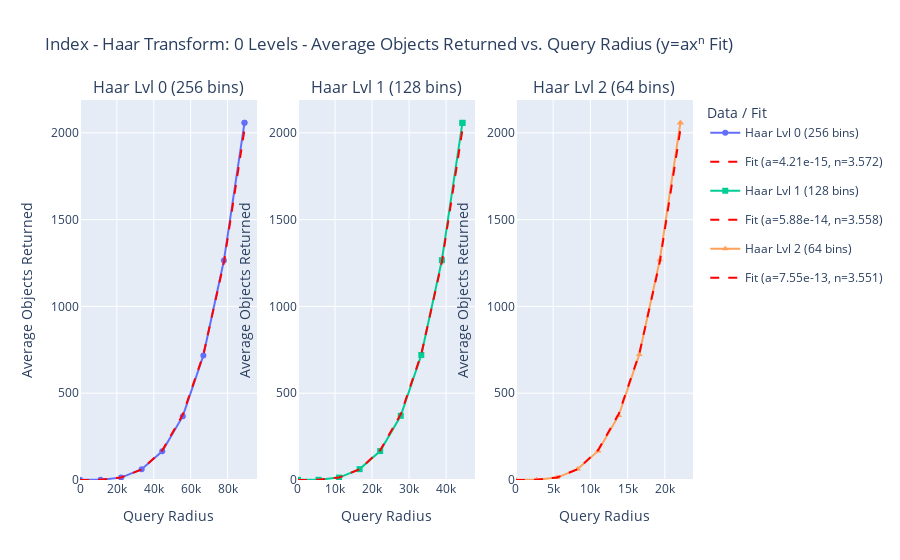

This figure's notebook cell:
### Code cell
# Block to ensure the DataFrame df exists and has the necessary columns
try:
    if 'df' not in locals() or not isinstance(df, pd.DataFrame): # Check if df exists
        print("DataFrame 'df' not found or invalid. Creating from 'all_data'...")
        flat_data_list = []
        for tree_key, tree_content in all_data.items():
            if not isinstance(tree_content, dict): continue
            for data_key, data_content in tree_content.items():
                if not isinstance(data_content, dict): continue
                for radius_key, metrics in data_content.items():
                    if not isinstance(metrics, dict): continue
                    record = metrics.copy()
                    record['tree'] = tree_key
                    record['data'] = data_key
                    if 'radius' not in record:
                        try:
                            record['radius'] = int(radius_key.split('-')[-1])
                        except (ValueError, IndexError):
                            record['radius'] = -1
                    flat_data_list.append(record)

        if not flat_data_list:
             raise ValueError("No valid data found in 'all_data' to create DataFrame.")

        df = pd.DataFrame(flat_data_list)
        numeric_cols = ['avg_time', 'disk_access', 'avg_dist_calc', 'avg_obj_result', 'radius']
        for col in numeric_cols:
            if col in df.columns:
                df[col] = pd.to_numeric(df[col], errors='coerce')
            else:
                 print(f"Warning: Column '{col}' not found in source data.")

        # Ensure 'radius' and 'avg_obj_result' are not null for this plot type
        required_cols = ['radius', 'avg_obj_result', 'tree', 'data']
        if not all(col in df.columns for col in required_cols):
             raise ValueError(f"DataFrame missing one or more required columns: {required_cols}")

        df.dropna(subset=['radius', 'avg_obj_result'], inplace=True) # Check for avg_obj_result
        df = df[df['radius'] >= 0].copy()
        print("DataFrame 'df' created/regenerated successfully.")
    else:
        print("DataFrame 'df' already exists. Skipping creation.")

except Exception as e:
    print(f"Error processing data to create DataFrame: {e}")
    df = pd.DataFrame() # Create empty df to prevent later errors
# --- End of Loading and Preparation Block ---


# --- Mappings (English) ---
tree_title_map = {
    "tree-0": "Index - Haar Transform: 0 Levels",
    "tree-1": "Index - Haar Transform: 1 Level",
    "tree-2": "Index - Haar Transform: 2 Levels",
    # Add more if needed, but script filters for 0, 1, 2
}

data_label_map = {
    "data-0": "Haar Lvl 0 (256 bins)",
    "data-1": "Haar Lvl 1 (128 bins)",
    "data-2": "Haar Lvl 2 (64 bins)",
    "data-3": "Haar Lvl 3 (32 bins)",
    "data-4": "Haar Lvl 4 (16 bins)",
    "data-5": "Haar Lvl 5 (8 bins)",
    "data-6": "Haar Lvl 6 (4 bins)",
    "data-7": "Haar Lvl 7 (2 bins)",
    # Add more mappings if your data has more data-X keys
}

# --- Plot Generation: Average Objects Returned vs. Radius with y=ax^n Fit ---
target_tree = 'tree-0'
target_data_keys = ['data-0', 'data-1', 'data-2'] # Data keys for subplots

# Define marker symbols for different data traces
marker_symbols = ['circle', 'square', 'triangle-up', 'cross', 'diamond', 'star']

# Get the mapped title for the target tree
tree_title = tree_title_map.get(target_tree, target_tree)

print(f"\nGenerating side-by-side plots for {tree_title} with y=ax^n fit...")

# 1. Check if DataFrame is valid and required column exists
if df.empty:
    print("Error: DataFrame 'df' is empty. Cannot generate plots.")
elif 'avg_obj_result' not in df.columns:
     print("Error: Column 'avg_obj_result' not found in the DataFrame.")
else:
    # Filter the DataFrame for the target tree
    df_tree_filtered = df[df['tree'] == target_tree].copy()

    # 2. Pre-processing: Identify data keys with sufficient data for fitting
    plots_to_make = []
    valid_data_keys = [] # Original keys
    subplot_titles = []  # Mapped labels
    fit_params = {}      # Dictionary to store parameters (a, n) for each fit

    for data_key in target_data_keys:
        df_plot = df_tree_filtered[df_tree_filtered['data'] == data_key].copy()
        # Filter points for log-log fit: radius > 0 and avg_obj_result > 0
        # Use a small epsilon to avoid log(0) issues
        epsilon = 1e-9
        df_fit_data = df_plot[(df_plot['radius'] >= epsilon) & (df_plot['avg_obj_result'] > epsilon)].copy()

        if len(df_fit_data) >= 2: # Need at least 2 points for regression
            df_plot.sort_values(by='radius', inplace=True) # Sort original data for plotting
            plots_to_make.append(df_plot)
            valid_data_keys.append(data_key)
            subplot_titles.append(data_label_map.get(data_key, data_key)) # Add mapped title

            # Calculate 'n' and 'a' for this data_key using log-log regression
            try:
                log_x = np.log(df_fit_data['radius'])
                log_y = np.log(df_fit_data['avg_obj_result'])
                # Fit a polynomial of degree 1 (linear fit in log-log space)
                coefficients = np.polyfit(log_x, log_y, 1)
                n = coefficients[0] # Slope in log-log is the exponent n
                a = np.exp(coefficients[1]) # Intercept in log-log is log(a)
                fit_params[data_key] = {'n': n, 'a': a} # Store parameters
                print(f"Fit for '{data_label_map.get(data_key, data_key)}': n = {n:.4f}, a = {a:.4e}")
            except Exception as e:
                print(f"Error calculating fit for '{data_label_map.get(data_key, data_key)}': {e}")
                fit_params[data_key] = None # Mark fit as failed
        elif not df_plot.empty:
             # Data exists but not enough points for fitting (e.g., only radius=0)
             print(f"Warning: Insufficient data for curve fitting in '{data_label_map.get(data_key, data_key)}'. Plotting data only.")
             df_plot.sort_values(by='radius', inplace=True)
             plots_to_make.append(df_plot)
             valid_data_keys.append(data_key)
             subplot_titles.append(data_label_map.get(data_key, data_key))
             fit_params[data_key] = None # No fit performed

    # 3. Check if there are plots to be made
    num_plots = len(plots_to_make)
    if num_plots == 0:
        print(f"Warning: No valid data found for plotting in {tree_title}.")
    else:
        # 4. Create the figure with subplots using mapped titles
        fig = make_subplots(rows=1, cols=num_plots,
                            subplot_titles=subplot_titles)

        # 5. Add traces (data and fitted curve) for each subplot
        for i, df_plot in enumerate(plots_to_make):
            col_num = i + 1
            original_data_key = valid_data_keys[i]
            mapped_data_label = subplot_titles[i]
            marker_symbol = marker_symbols[i % len(marker_symbols)] # Select marker

            # 5.1 Add trace for the original data with unique marker
            fig.add_trace(
                go.Scatter(
                    x=df_plot['radius'],
                    y=df_plot['avg_obj_result'],
                    mode='lines+markers',
                    name=mapped_data_label, # Use mapped label for legend
                    marker=dict(size=6, symbol=marker_symbol), # Apply unique marker
                    legendgroup=f'data_{i}', # Group legend items if needed
                    hovertemplate=( # Custom hover text for data
                        f'<b>{mapped_data_label}</b><br>' +
                        'Radius: %{x}<br>' +
                        'Avg Objects: %{y:.3f}<extra></extra>'
                    )
                ),
                row=1, col=col_num
            )

            # 5.2 Add trace for the fitted curve (if fit was successful)
            params = fit_params.get(original_data_key)
            if params:
                n = params['n']
                a = params['a']

                # Calculate y = a * x^n using the radius values from the plot data
                x_fit = df_plot['radius'].copy()
                # Use the same epsilon for calculation to avoid issues at x=0
                mask = (x_fit >= epsilon) | (n >= 0) # Calculate where x>0 or if n>=0
                y_fit = np.full(x_fit.shape, np.nan) # Initialize with NaN

                # Calculate fit safely, avoiding warnings for 0**negative_n
                with np.errstate(divide='ignore', invalid='ignore'):
                    y_fit[mask] = a * (x_fit[mask] ** n)
                    # Handle x=0 case explicitly if n > 0 (y should be 0)
                    if 0 in x_fit.values and n > 0:
                         zero_mask = (x_fit == 0)
                         y_fit[zero_mask] = 0


                # Add the fitted curve trace
                fig.add_trace(
                    go.Scatter(
                        x=x_fit,
                        y=y_fit,
                        mode='lines',
                        name=f'Fit (a={a:.2e}, n={n:.3f})', # Include params in name
                        line=dict(dash='dash', color='red'), # Style for fit line
                        legendgroup=f'fit_{i}', # Different group from data
                        hovertemplate=( # Custom hover text for fit
                            f'<b>Fit: {mapped_data_label}</b><br>' +
                            'Radius (x): %{x}<br>' +
                            'Fit (axⁿ): %{y:.3f}<br>'+
                            f'a = {a:.2e}, n = {n:.3f}<extra></extra>'
                        )
                    ),
                    row=1, col=col_num
                )

        # 6. Update overall figure layout and axes
        fig.update_layout(
            title_text=f'{tree_title} - Average Objects Returned vs. Query Radius (y=axⁿ Fit)', # Mapped title
            showlegend=True,
            legend_title_text="Data / Fit" # English legend title
        )
        fig.update_xaxes(
            title_text='Query Radius', # English
            rangemode='tozero',
            row=1
        )
        fig.update_yaxes(
            title_text='Average Objects Returned', # English
            rangemode='tozero',
            row=1
        )

        # 7. Show the combined figure
        fig.show()

print("\nEnd of side-by-side plot generation with y=ax^n fit.")

### Figure 1 — Plotly figure (JSON) as saved in the notebook; plotly's stock layout.template omitted (floating-point values rounded to 4 significant figures)
{"data": [{"hovertemplate": "<b>Haar Lvl 0 (256 bins)</b><br>Radius: %{x}<br>Avg Objects: %{y:.3f}<extra></extra>", "legendgroup": "data_0", "marker": {"size": 6, "symbol": "circle"}, "mode": "lines+markers", "name": "Haar Lvl 0 (256 bins)", "type": "scatter", "x": [0, 11151, 22302, 33453, 44604, 55755, 66906, 78057, 89208, 89210], "xaxis": "x", "y": [1.006, 1.242, 13.7, 62.01, 165.4, 367.7, 717.4, 1264.0, 2058.0, 2058.0], "yaxis": "y"}, {"hovertemplate": "<b>Fit: Haar Lvl 0 (256 bins)</b><br>Radius (x): %{x}<br>Fit (axⁿ): %{y:.3f}<br>a = 4.21e-15, n = 3.572<extra></extra>", "legendgroup": "fit_0", "line": {"color": "red", "dash": "dash"}, "mode": "lines", "name": "Fit (a=4.21e-15, n=3.572)", "type": "scatter", "x": [0, 11151, 22302, 33453, 44604, 55755, 66906, 78057, 89208, 89210], "xaxis": "x", "y": [0.0, 1.201, 14.28, 60.78, 169.8, 376.8, 722.6, 1253.0, 2019.0, 2019.0], "yaxis": "y"}, {"hovertemplate": "<b>Haar Lvl 1 (128 bins)</b><br>Radius: %{x}<br>Avg Objects: %{y:.3f}<extra></extra>", "legendgroup": "data_1", "marker": {"size": 6, "symbol": "square"}, "mode": "lines+markers", "name": "Haar Lvl 1 (128 bins)", "type": "scatter", "x": [0, 5552, 11104, 16656, 22208, 27760, 33312, 38864, 44416, 44423], "xaxis": "x2", "y": [1.006, 1.278, 13.95, 62.68, 166.7, 370.1, 720.2, 1266.0, 2057.0, 2058.0], "yaxis": "y2"}, {"hovertemplate": "<b>Fit: Haar Lvl 1 (128 bins)</b><br>Radius (x): %{x}<br>Fit (axⁿ): %{y:.3f}<br>a = 5.88e-14, n = 3.558<extra></extra>", "legendgroup": "fit_1", "line": {"color": "red", "dash": "dash"}, "mode": "lines", "name": "Fit (a=5.88e-14, n=3.558)", "type": "scatter", "x": [0, 5552, 11104, 16656, 22208, 27760, 33312, 38864, 44416, 44423], "xaxis": "x2", "y": [0.0, 1.235, 14.55, 61.56, 171.3, 379.0, 725.0, 1255.0, 2018.0, 2019.0], "yaxis": "y2"}, {"hovertemplate": "<b>Haar Lvl 2 (64 bins)</b><br>Radius: %{x}<br>Avg Objects: %{y:.3f}<extra></extra>", "legendgroup": "data_2", "marker": {"size": 6, "symbol": "triangle-up"}, "mode": "lines+markers", "name": "Haar Lvl 2 (64 bins)", "type": "scatter", "x": [0, 2760, 5520, 8280, 11040, 13800, 16560, 19320, 22080, 22081], "xaxis": "x3", "y": [1.006, 1.296, 14.12, 62.99, 167.6, 371.9, 722.7, 1269.0, 2058.0, 2058.0], "yaxis": "y3"}, {"hovertemplate": "<b>Fit: Haar Lvl 2 (64 bins)</b><br>Radius (x): %{x}<br>Fit (axⁿ): %{y:.3f}<br>a = 7.55e-13, n = 3.551<extra></extra>", "legendgroup": "fit_2", "line": {"color": "red", "dash": "dash"}, "mode": "lines", "name": "Fit (a=7.55e-13, n=3.551)", "type": "scatter", "x": [0, 2760, 5520, 8280, 11040, 13800, 16560, 19320, 22080, 22081], "xaxis": "x3", "y": [0.0, 1.253, 14.69, 62.01, 172.3, 380.5, 727.1, 1257.0, 2020.0, 2020.0], "yaxis": "y3"}], "layout": {"annotations": [{"font": {"size": 16}, "showarrow": false, "text": "Haar Lvl 0 (256 bins)", "x": 0.1444, "xanchor": "center", "xref": "paper", "y": 1, "yanchor": "bottom", "yref": "paper"}, {"font": {"size": 16}, "showarrow": false, "text": "Haar Lvl 1 (128 bins)", "x": 0.5, "xanchor": "center", "xref": "paper", "y": 1, "yanchor": "bottom", "yref": "paper"}, {"font": {"size": 16}, "showarrow": false, "text": "Haar Lvl 2 (64 bins)", "x": 0.8556, "xanchor": "center", "xref": "paper", "y": 1, "yanchor": "bottom", "yref": "paper"}], "legend": {"title": {"text": "Data / Fit"}}, "showlegend": true, "title": {"text": "Index - Haar Transform: 0 Levels - Average Objects Returned vs. Query Radius (y=axⁿ Fit)"}, "xaxis": {"anchor": "y", "domain": [0, 0.2889], "rangemode": "tozero", "title": {"text": "Query Radius"}}, "xaxis2": {"anchor": "y2", "domain": [0.3556, 0.6444], "rangemode": "tozero", "title": {"text": "Query Radius"}}, "xaxis3": {"anchor": "y3", "domain": [0.7111, 1], "rangemode": "tozero", "title": {"text": "Query Radius"}}, "yaxis": {"anchor": "x", "domain": [0, 1], "rangemode": "tozero", "title": {"text": "Average Objects Returned"}}, "yaxis2": {"anchor": "x2", "domain": [0, 1], "rangemode": "tozero", "title": {"text": "Average Objects Returned"}}, "yaxis3": {"anchor": "x3", "domain": [0, 1], "rangemode": "tozero", "title": {"text": "Average Objects Returned"}}}}
